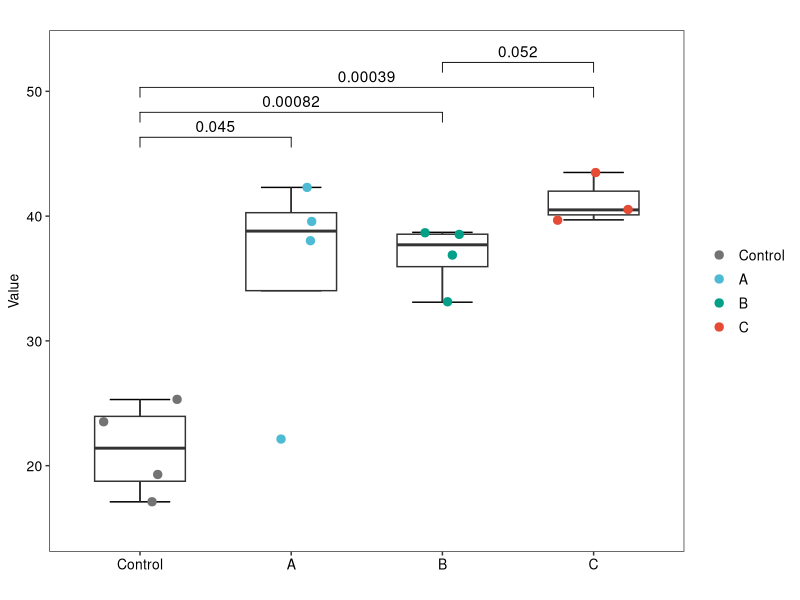
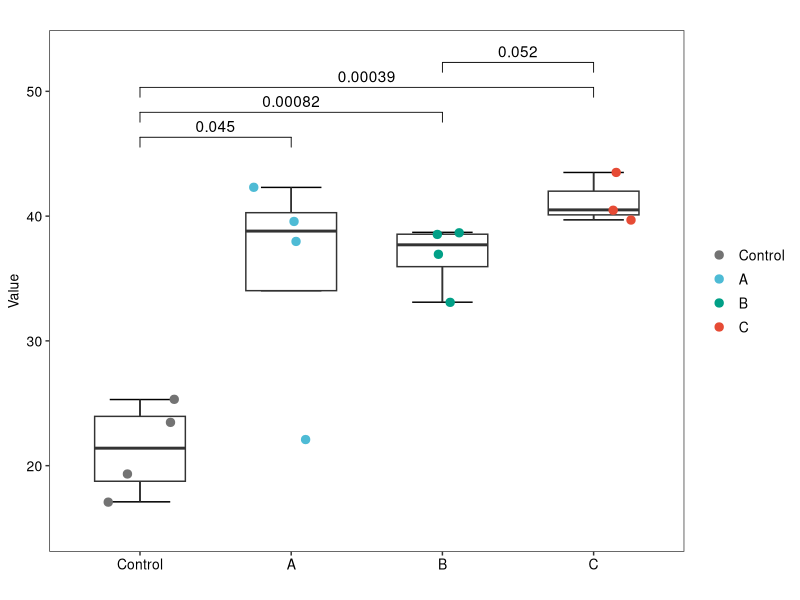

Reproduce these figures in R, in order.
# by xileioo

library(ggplot2)
library(ggpubr)
#setwd("D:/study/R/R_PLOT_demo/R_PLOT_demo/1_boxplot/1_1")
mydata <- read.table("1_1_boxplot_stat_input.txt",header = T,sep = "\t",stringsAsFactors = F)
mydata <- na.omit(mydata)
mydata$Group <- factor(mydata$Group,levels = c("Control","A","B","C"))

## PLOT  
my_comparisons <- list(c("Control", "A"), c("Control", "B"), 
                        c("Control", "C"),c("B","C"))
ggplot(mydata, aes(Group,Value)) + 
  stat_boxplot(geom ='errorbar', width = 0.4) +
  geom_boxplot(width = 0.6,outlier.shape = NA) +
  geom_jitter(aes(color=Group),width = 0.25,size=2.5,shape=19) +
  stat_compare_means(comparisons = my_comparisons,method="t.test",label.y =  c(45,47,49,51)) +
  #stat_compare_means(method = "anova") +
  #scale_fill_manual(values = c("#7FCBD7","#857EBB","#CA9DD7","#FACBD3")) +
  scale_color_manual(values = c("#737373","#4EBBD5","#01A087","#E64B35")) + 
  theme_bw()+
  scale_y_continuous(limits = c(15,53)) +
  theme(panel.grid = element_blank(),
        #legend.position = c(0.8,0.3),
        legend.title = element_blank(),
        axis.text=element_text(size=10, colour = "black"),
        axis.title=element_text(size=10),
        plot.title = element_text(size=10,hjust = 0.5),
        legend.text = element_text(size=10))  +
  labs(x = "", y = "Value",title = "")
#ggsave("1_1_boxplot_stat_plot.pdf")
ggsave("1_1_boxplot_stat_plot.png",device = "png")